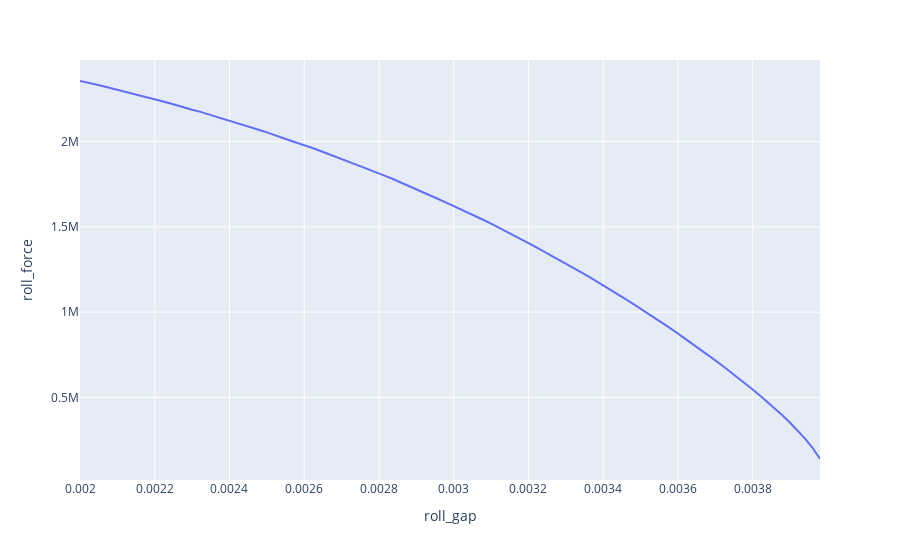

The code cell stored with this chart in its notebook:
### Markdown cell above
We plot the roll force over the roll gap.

### Code cell
px.line(df, x="roll_gap", y="roll_force")
